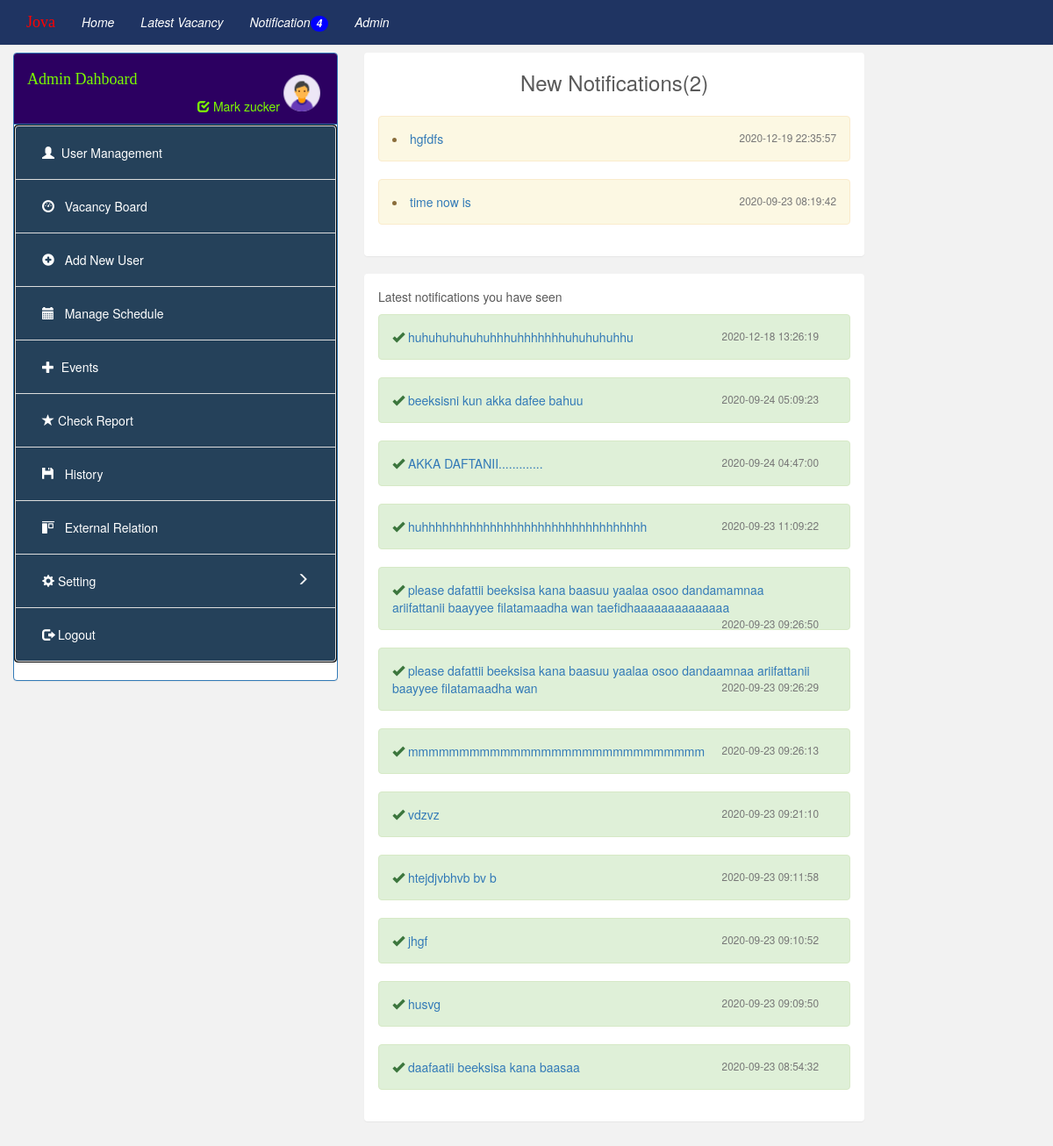
/admin_view_notification.php (signed in), run on the app's committed database.
### tables this page shows
CREATE TABLE `notification` (
  `not_id` int(11) NOT NULL,
  `text` varchar(767) NOT NULL,
  `date` timestamp NOT NULL DEFAULT CURRENT_TIMESTAMP,
  `status` int(11) NOT NULL,
  `user_id` int(11) NOT NULL
);

### admin_view_notification.php (the view, shortened to what this page needs)
<?php
if(isset($_SESSION['id'])) {
    ?>
    <html>
    <body style="background: #f2f2f2">
    <?php
    include("navbar.php");
    include("connection.php");
    ?>
    <div class="row" style="margin-top:60px;">
        <div class="col-md-12">
            <?php
            include("admin_sidebar.php")
            ?>
            <?php
            $view_not = "select * from notification WHERE status='0' ORDER BY date DESC ";
            $query = mysqli_query($conn, $view_not);
            $row = mysqli_num_rows($query);
            ?>
            <div class="col-md-6">
                <div class="panel">
                    <h3 style="text-align: center;background-color: ">New Notifications(<?php echo $row?>)</h3>
                    <div class="panel-body">
                        <?php
                        while ($list_not = mysqli_fetch_array($query)) {
                            $title = $list_not['text'];
                            $id=$list_not['not_id'];
                            $date=$list_not['date'];
                            ?>
                            <li class="alert alert-warning  "><a href="notification_detail.php?id=<?php echo $id ?>"><?php echo $title ?></a>
                                <small class="text-muted" style="float: right"><?php echo $date ?></small><br>
                            </li>
                            <?php
                        }
                        ?>
                    </div>
                </div>
                <?php
                $view_not = "select * from notification WHERE status='1' ORDER BY date DESC ";
                $query = mysqli_query($conn, $view_not);
                ?>
                <div class="panel">
                    <div class="panel-body">
                        <p>Latest notifications you have seen </p>
                        <?php
                        while ($list_not = mysqli_fetch_array($query)) {
                            $title = $list_not['text'];
                            $id=$list_not['not_id'];
                            $date=$list_not['date'];
                            ?>
                            <p class="alert alert-success  alert-dismissable  "><i class="glyphicon glyphicon-ok"></i> <a href="notification_detail.php?id=<?php echo $id ?>"><?php echo $title ?></a>
                                <small class="text-muted" style="float: right"><?php echo $date ?></small>
                            </p>
                            <?php
                        }
                        ?>
                    </div>
                </div>
            </div>
        </div>
    </body>
    </html>
    <?php
}
else
{
    header("location:login.php");
}
?>

### data on the page
notification: text "hgfdfs", date "2020-12-19 22:35:57"
notification: text "time now is", date "2020-09-23 08:19:42"
notification: text "huhuhuhuhuhuhhhuhhhhhhhuhuhuhuhhu", date "2020-12-18 13:26:19"
notification: text "beeksisni kun akka dafee bahuu", date "2020-09-24 05:09:23"
notification: text "AKKA DAFTANII.............", date "2020-09-24 04:47:00"
notification: text "huhhhhhhhhhhhhhhhhhhhhhhhhhhhhhhhhh", date "2020-09-23 11:09:22"
notification: text "please dafattii beeksisa kana baasuu yaalaa osoo dandamamnaa ariifattanii baayyee filatamaadha wan taefidhaaaaaaaaaaaaaa", date "2020-09-23 09:26:50"
notification: text "please dafattii beeksisa kana baasuu yaalaa osoo dandaamnaa ariifattanii baayyee filatamaadha wan", date "2020-09-23 09:26:29"
notification: text "mmmmmmmmmmmmmmmmmmmmmmmmmmmmm", date "2020-09-23 09:26:13"
notification: text "vdzvz", date "2020-09-23 09:21:10"
notification: text "htejdjvbhvb bv b", date "2020-09-23 09:11:58"
notification: text "jhgf", date "2020-09-23 09:10:52"
notification: text "husvg", date "2020-09-23 09:09:50"
notification: text "daafaatii beeksisa kana baasaa", date "2020-09-23 08:54:32"

### other printed values
$_SESSION['fname'] "Mark"
$_SESSION['mname'] "zucker"
$row "2"
